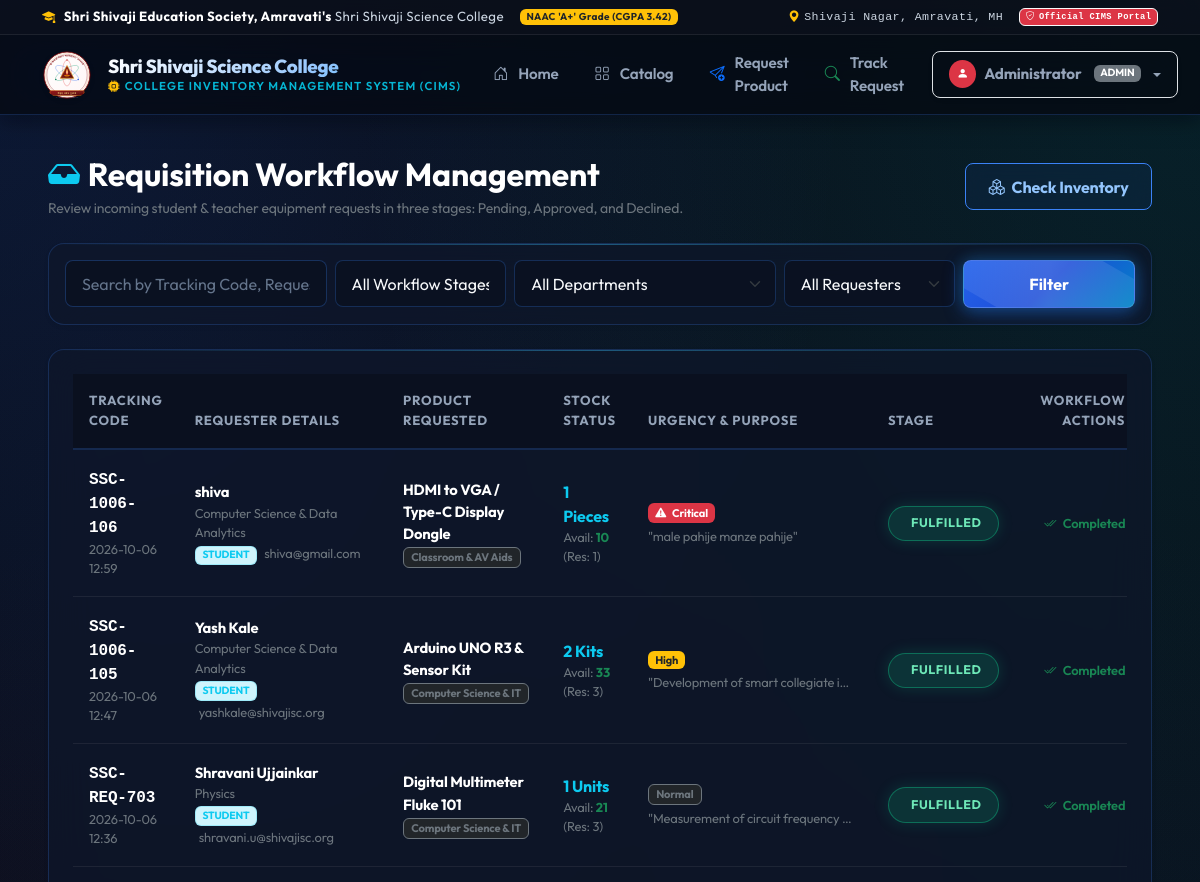
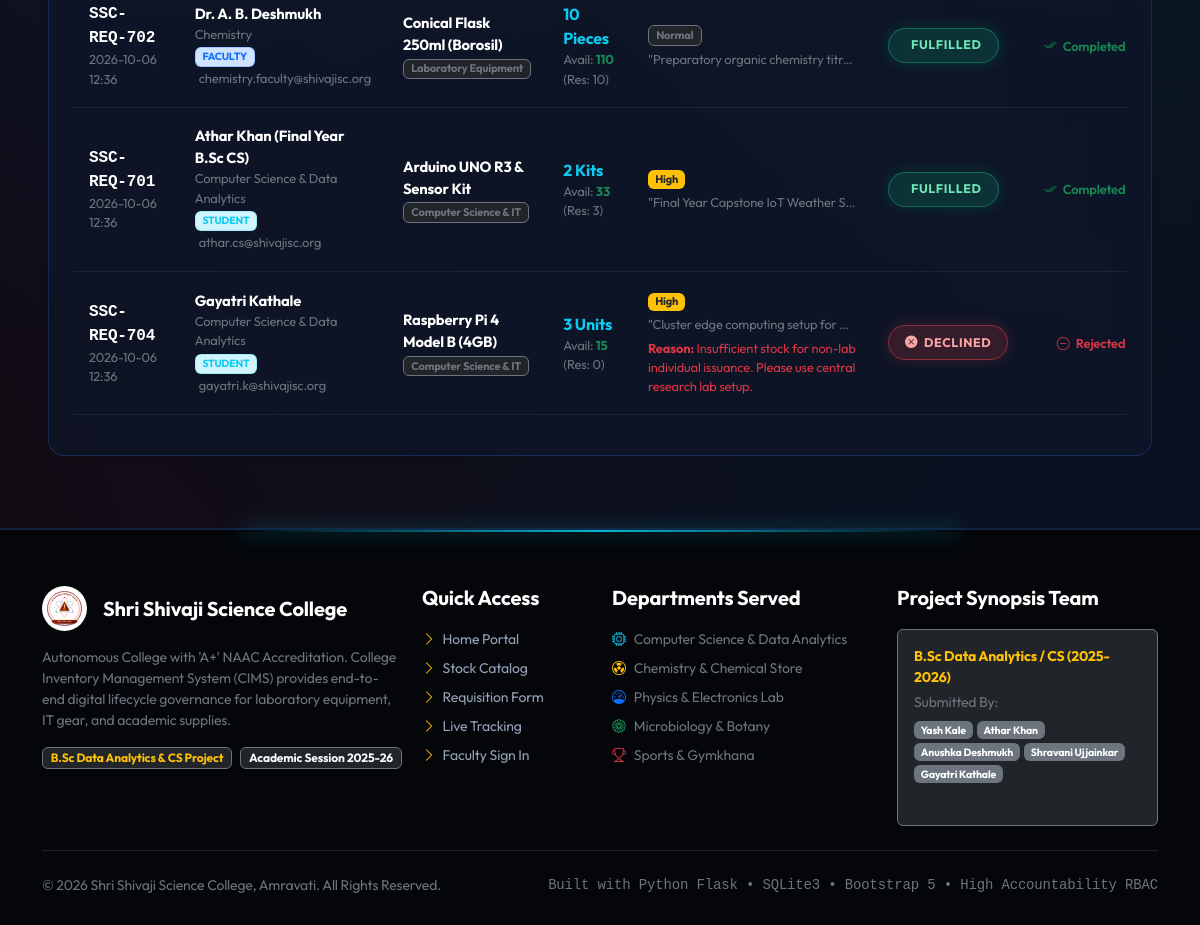
Screenshot of /requests (signed in) with the database file from the repository (2 pictures, top to bottom).
### tables this page shows
CREATE TABLE requests (
        request_id INTEGER PRIMARY KEY AUTOINCREMENT,
        tracking_code TEXT UNIQUE NOT NULL,
        requester_type TEXT NOT NULL CHECK(requester_type IN ('student', 'faculty')),
        requester_name TEXT NOT NULL,
        requester_email TEXT NOT NULL,
        requester_id_num TEXT,
        department TEXT NOT NULL,
        item_id INTEGER NOT NULL,
        requested_quantity INTEGER NOT NULL,
        purpose TEXT NOT NULL,
        urgency TEXT DEFAULT 'Normal' CHECK(urgency IN ('Low', 'Normal', 'High', 'Critical')),
        status TEXT NOT NULL DEFAULT 'pending' CHECK(status IN ('pending', 'approved', 'declined', 'completed', 'withdrawn')),
        rejection_reason TEXT,
        reviewed_by TEXT,
        reviewed_at TIMESTAMP,
        completed_at TIMESTAMP,
        created_at TIMESTAMP DEFAULT CURRENT_TIMESTAMP,
        FOREIGN KEY (item_id) REFERENCES inventory_items (item_id)
    );

CREATE TABLE inventory_items (
        item_id INTEGER PRIMARY KEY AUTOINCREMENT,
        item_name TEXT NOT NULL,
        category_id INTEGER NOT NULL,
        department TEXT NOT NULL,
        physical_quantity INTEGER NOT NULL DEFAULT 0,
        reserved_quantity INTEGER NOT NULL DEFAULT 0,
        minimum_quantity INTEGER NOT NULL DEFAULT 5,
        unit TEXT NOT NULL DEFAULT 'Units',
        location TEXT DEFAULT 'Central Store / Dept Lab',
        description TEXT,
        last_updated TIMESTAMP DEFAULT CURRENT_TIMESTAMP,
        FOREIGN KEY (category_id) REFERENCES categories (category_id)
    );

CREATE TABLE categories (
        category_id INTEGER PRIMARY KEY AUTOINCREMENT,
        category_name TEXT UNIQUE NOT NULL,
        icon TEXT DEFAULT 'bi-box-seam',
        description TEXT
    );

### app.py (the view)
@app.route('/requests')
@login_required
def manage_requests():
    db = get_db()
    status_filter = request.args.get('status', 'all')
    dept_filter = request.args.get('department', 'all')
    type_filter = request.args.get('type', 'all')
    search_q = request.args.get('q', '').strip()
    sql = """
        SELECT r.*, i.item_name, i.physical_quantity, i.reserved_quantity,
               (i.physical_quantity - i.reserved_quantity) AS available_quantity,
               i.unit, c.category_name
        FROM requests r
        JOIN inventory_items i ON r.item_id = i.item_id
        JOIN categories c ON i.category_id = c.category_id
        WHERE 1=1
    """
    params = []
    if status_filter != 'all':
        sql += " AND r.status = ?"
        params.append(status_filter)
    if dept_filter != 'all':
        sql += " AND r.department = ?"
        params.append(dept_filter)
    if type_filter != 'all':
        sql += " AND r.requester_type = ?"
        params.append(type_filter)
    if search_q:
        sql += " AND (r.tracking_code LIKE ? OR r.requester_name LIKE ? OR i.item_name LIKE ?)"
        params.extend([f"%{search_q}%", f"%{search_q}%", f"%{search_q}%"])
    sql += " ORDER BY CASE r.status WHEN 'pending' THEN 1 WHEN 'approved' THEN 2 WHEN 'completed' THEN 3 ELSE 4 END, r.request_id DESC"
    requests_list = db.execute(sql, params).fetchall()
    departments = [
        'Computer Science & Data Analytics',
        'Physics',
        'Chemistry',
        'Microbiology & Botany',
        'Zoology & Environmental Science',
        'Mathematics & Statistics',
        'Sports & Physical Edu',
        'Central Administration',
        'Seminar Hall & AV'
    ]
    return render_template(
        'requests.html',
        requests_list=requests_list,
        status_filter=status_filter,
        dept_filter=dept_filter,
        type_filter=type_filter,
        search_q=search_q,
        departments=departments
    )

### app.py (called while the page is built)
def get_db():
    if 'db' not in g:
        g.db = sqlite3.connect(DB_PATH)
        g.db.row_factory = sqlite3.Row
        g.db.execute("PRAGMA foreign_keys = ON")
    return g.db

def login_required(f):
    @wraps(f)
    def decorated_function(*args, **kwargs):
        if 'user_id' not in session:
            flash('Please log in with your credentials to access this portal section.', 'warning')
            return redirect(url_for('login'))
        return f(*args, **kwargs)
    return decorated_function

### templates/requests.html (shortened to what this page needs)
{% extends "base.html" %}
{% block content %}
<div class="container-fluid py-4 px-md-5">
  <div class="d-flex flex-wrap justify-content-between align-items-center mb-4">
    <div>
      <h2 class="fw-bold mb-1 text-white"><i class="bi bi-inbox-fill text-info me-2"></i>Requisition Workflow Management</h2>
      <p class="text-secondary small m-0">Review incoming student & teacher equipment requests in three stages: Pending, Approved, and Declined.</p>
    </div>
    <div class="d-flex gap-2">
      <a href="{{ url_for('manage_inventory') }}" class="btn btn-cims-outline">
        <i class="bi bi-boxes me-1"></i> Check Inventory
      </a>
    </div>
  </div>
  <div class="card glass-card p-3 mb-4 shadow-sm">
    <form action="{{ url_for('manage_requests') }}" method="GET" class="row g-2 align-items-center">
      <div class="col-md-3">
        <input type="text" name="q" class="form-control" placeholder="Search by Tracking Code, Requester, or Item..." value="{{ search_q }}">
      </div>
      <div class="col-md-2">
        <select name="status" class="form-select" onchange="this.form.submit()">
          <option value="all" {% if status_filter == 'all' %}selected{% endif %}>All Workflow Stages</option>
        </select>
      </div>
      <div class="col-md-3">
        <select name="department" class="form-select" onchange="this.form.submit()">
          <option value="all" {% if dept_filter == 'all' %}selected{% endif %}>All Departments</option>
        </select>
      </div>
      <div class="col-md-2">
        <select name="type" class="form-select" onchange="this.form.submit()">
          <option value="all" {% if type_filter == 'all' %}selected{% endif %}>All Requesters</option>
        </select>
      </div>
      <div class="col-md-2 d-flex gap-1">
        <button type="submit" class="btn btn-cims-primary w-100">Filter</button>
      </div>
    </form>
  </div>
  <div class="card glass-card shadow-sm p-4">
    {% if requests_list %}
      <div class="table-responsive">
        <table class="table table-cims">
          <thead>
            <tr>
              <th>Tracking Code</th>
              <th>Requester Details</th>
              <th>Product Requested</th>
              <th>Stock Status</th>
              <th>Urgency & Purpose</th>
              <th>Stage</th>
              <th class="text-end">Workflow Actions</th>
            </tr>
          </thead>
          <tbody>
            {% for r in requests_list %}
              <tr>
                <td>
                  <span class="fw-bold font-monospace text-white fs-6">{{ r.tracking_code }}</span>
                  <div class="small text-secondary">{{ r.created_at[:16] }}</div>
                </td>
                <td>
                  <div class="fw-bold text-white">{{ r.requester_name }}</div>
                  <div class="small text-secondary">{{ r.department }}</div>
                  <div>
                    <span class="badge {% if r.requester_type == 'student' %}bg-info-subtle text-info border border-info border-opacity-25{% else %}bg-primary-subtle text-primary border border-primary border-opacity-25{% endif %} text-uppercase" style="font-size: 0.65rem;">
                      {{ r.requester_type }}
                    </span>
                    <span class="text-secondary small ms-1">{{ r.requester_email }}</span>
                  </div>
                </td>
                <td>
                  <div class="fw-bold text-white">{{ r.item_name }}</div>
                  <span class="badge bg-dark text-secondary border border-secondary">{{ r.category_name }}</span>
                </td>
                <td>
                  <div class="fw-bold fs-6 text-info">{{ r.requested_quantity }} {{ r.unit }}</div>
                  <div class="small text-secondary">
                    Avail: <strong class="{% if r.available_quantity < r.requested_quantity %}text-danger{% else %}text-success{% endif %}">{{ r.available_quantity }}</strong>
                    (Res: {{ r.reserved_quantity }})
                  </div>
                </td>
                <td style="max-width: 240px;">
                  {% if r.urgency == 'Critical' %}
                    <span class="badge bg-danger text-white mb-1"><i class="bi bi-exclamation-triangle-fill me-1"></i> Critical</span>
                  {% elif r.urgency == 'High' %}
                    <span class="badge bg-warning text-dark mb-1">High</span>
                  {% else %}
                    <span class="badge bg-dark text-secondary border border-secondary mb-1">Normal</span>
                  {% endif %}
                  <div class="text-truncate small text-secondary" title="{{ r.purpose }}">
                    "{{ r.purpose }}"
                  </div>
                  {% if r.rejection_reason %}
                    <div class="text-danger small mt-1"><strong>Reason:</strong> {{ r.rejection_reason }}</div>
                  {% endif %}
                </td>
                <td>
                  {% if r.status == 'pending' %}
                    <span class="badge-status badge-pending"><i class="bi bi-hourglass-split"></i> Pending</span>
                  {% elif r.status == 'approved' %}
                    <span class="badge-status badge-approved"><i class="bi bi-check-circle-fill"></i> Approved</span>
                  {% elif r.status in ['completed', 'withdrawn'] %}
                    <span class="badge-status badge-completed"> Fulfilled</span>
                  {% elif r.status == 'declined' %}
                    <span class="badge-status badge-declined"><i class="bi bi-x-circle-fill"></i> Declined</span>
                  {% endif %}
                </td>
                <td class="text-end">
                  {% if r.status == 'pending' %}
                    <div class="btn-group">
                      <form action="{{ url_for('approve_request', req_id=r.request_id) }}" method="POST" class="d-inline">
                        <button type="submit" class="btn btn-sm btn-success fw-bold px-3" {% if r.available_quantity < r.requested_quantity %}disabled title="Cannot approve: Insufficient stock"{% endif %}>
                          <i class="bi bi-check-lg me-1"></i> Approve
                        </button>
                      </form>
                      <button type="button" class="btn btn-sm btn-outline-danger" onclick="openDeclineModal('{{ r.request_id }}', '{{ r.tracking_code }}')">
                        <i class="bi bi-x-lg me-1"></i> Decline
                      </button>
                    </div>
                  {% elif r.status == 'completed' %}
                    <span class="text-success small fw-semibold"><i class="bi bi-check2-all me-1"></i> Completed</span>
                  {% elif r.status == 'declined' %}
                    <span class="text-danger small fw-semibold"><i class="bi bi-dash-circle me-1"></i> Rejected</span>
                  {% endif %}
                </td>
              </tr>
            {% endfor %}
          </tbody>
        </table>
      </div>
    {% endif %}
  </div>
</div>
{% endblock %}

### rows the page displays
requests: tracking_code "SSC-1006-106", created_at "2026-10-06 12:59", requester_name "shiva", department "Computer Science & Data Analytics", requester_type "STUDENT", requester_email "shiva@gmail.com", item_name "HDMI to VGA / Type-C Display Dongle", category_name "Classroom & AV Aids", requested_quantity "1", unit "Pieces", available_quantity "10", reserved_quantity "1", urgency "Critical" (drawn), purpose "male pahije manze pahije", status "FULFILLED"
requests: tracking_code "SSC-1006-105", created_at "2026-10-06 12:47", requester_name "Yash Kale", department "Computer Science & Data Analytics", requester_type "STUDENT", requester_email "yashkale@shivajisc.org", item_name "Arduino UNO R3 & Sensor Kit", category_name "Computer Science & IT", requested_quantity "2", unit "Kits", available_quantity "33", reserved_quantity "3", urgency "High", purpose "Development of smart collegiate i…", status "FULFILLED"
requests: tracking_code "SSC-REQ-703", created_at "2026-10-06 12:36", requester_name "Shravani Ujjainkar", department "Physics", requester_type "STUDENT", requester_email "shravani.u@shivajisc.org", item_name "Digital Multimeter Fluke 101", category_name "Computer Science & IT", requested_quantity "1", unit "Units", available_quantity "21", reserved_quantity "3", urgency "Normal", purpose "Measurement of circuit frequency…", status "FULFILLED"
requests: tracking_code "SSC-REQ-702", created_at "2026-10-06 12:36", requester_name "Dr. A. B. Deshmukh", department "Chemistry", requester_type "FACULTY", requester_email "chemistry.faculty@shivajisc.org", item_name "Conical Flask 250ml (Borosil)", category_name "Laboratory Equipment", requested_quantity "10", unit "Pieces", available_quantity "110", reserved_quantity "10", urgency "Normal", purpose "Preparatory organic chemistry titr…", status "FULFILLED"
requests: tracking_code "SSC-REQ-701", created_at "2026-10-06 12:36", requester_name "Athar Khan (Final Year B.Sc CS)", department "Computer Science & Data Analytics", requester_type "STUDENT", requester_email "athar.cs@shivajisc.org", item_name "Arduino UNO R3 & Sensor Kit", category_name "Computer Science & IT", requested_quantity "2", unit "Kits", available_quantity "33", reserved_quantity "3", urgency "High", purpose "Final Year Capstone IoT Weather S…", status "FULFILLED"
requests: tracking_code "SSC-REQ-704", created_at "2026-10-06 12:36", requester_name "Gayatri Kathale", department "Computer Science & Data Analytics", requester_type "STUDENT", requester_email "gayatri.k@shivajisc.org", item_name "Raspberry Pi 4 Model B (4GB)", category_name "Computer Science & IT", requested_quantity "3", unit "Units", available_quantity "15", reserved_quantity "0", urgency "High", purpose "Cluster edge computing setup for…", rejection_reason "Insufficient stock for non-lab individual issuance. Please use central research lab setup.", status "declined" (drawn)

### other values shown
{{ session.get('user_name', 'Faculty') }} "Administrator"
{{ session.get('role') }} "ADMIN"
